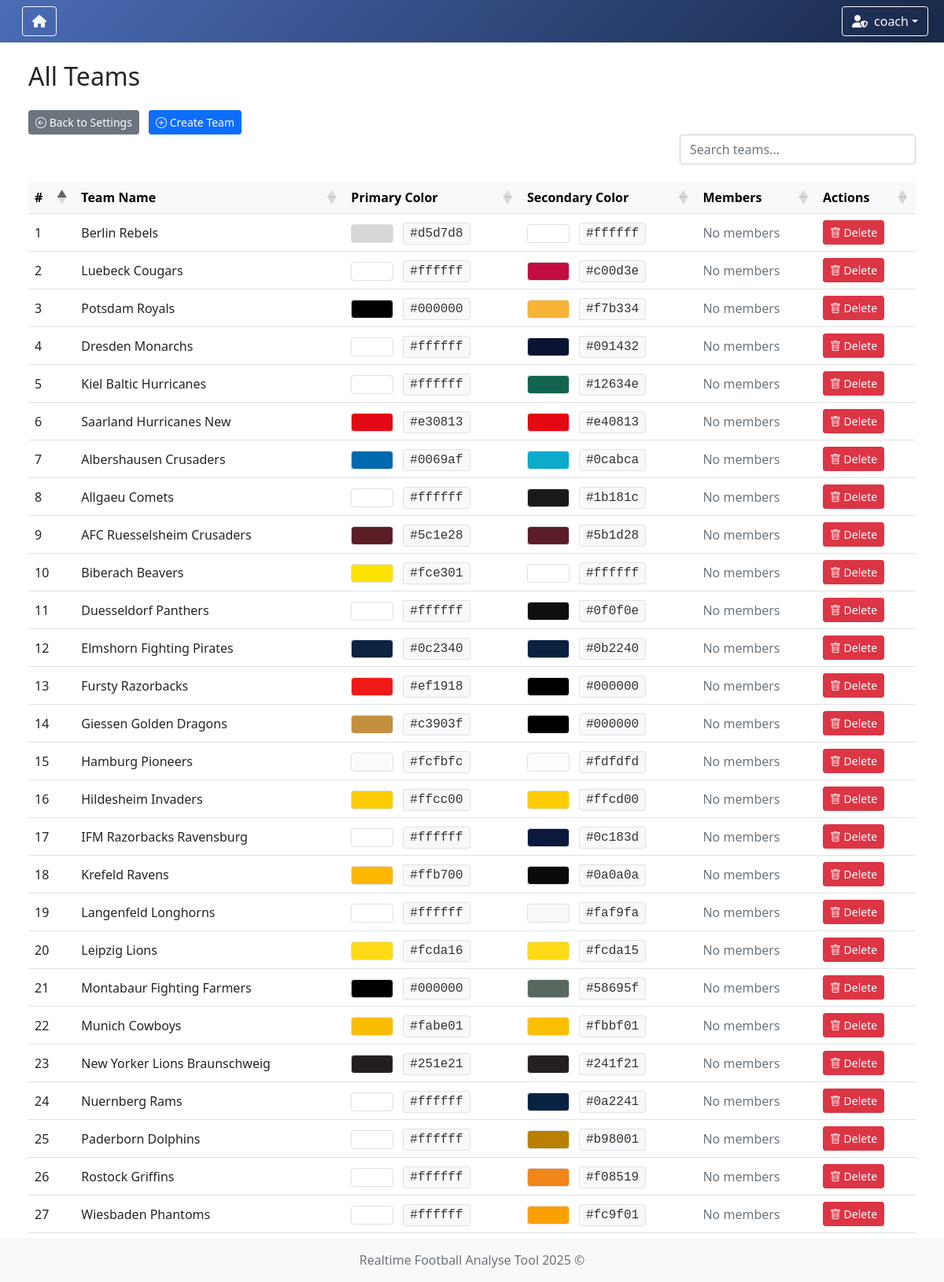
Before: /team/list (signed in) with the older database file.
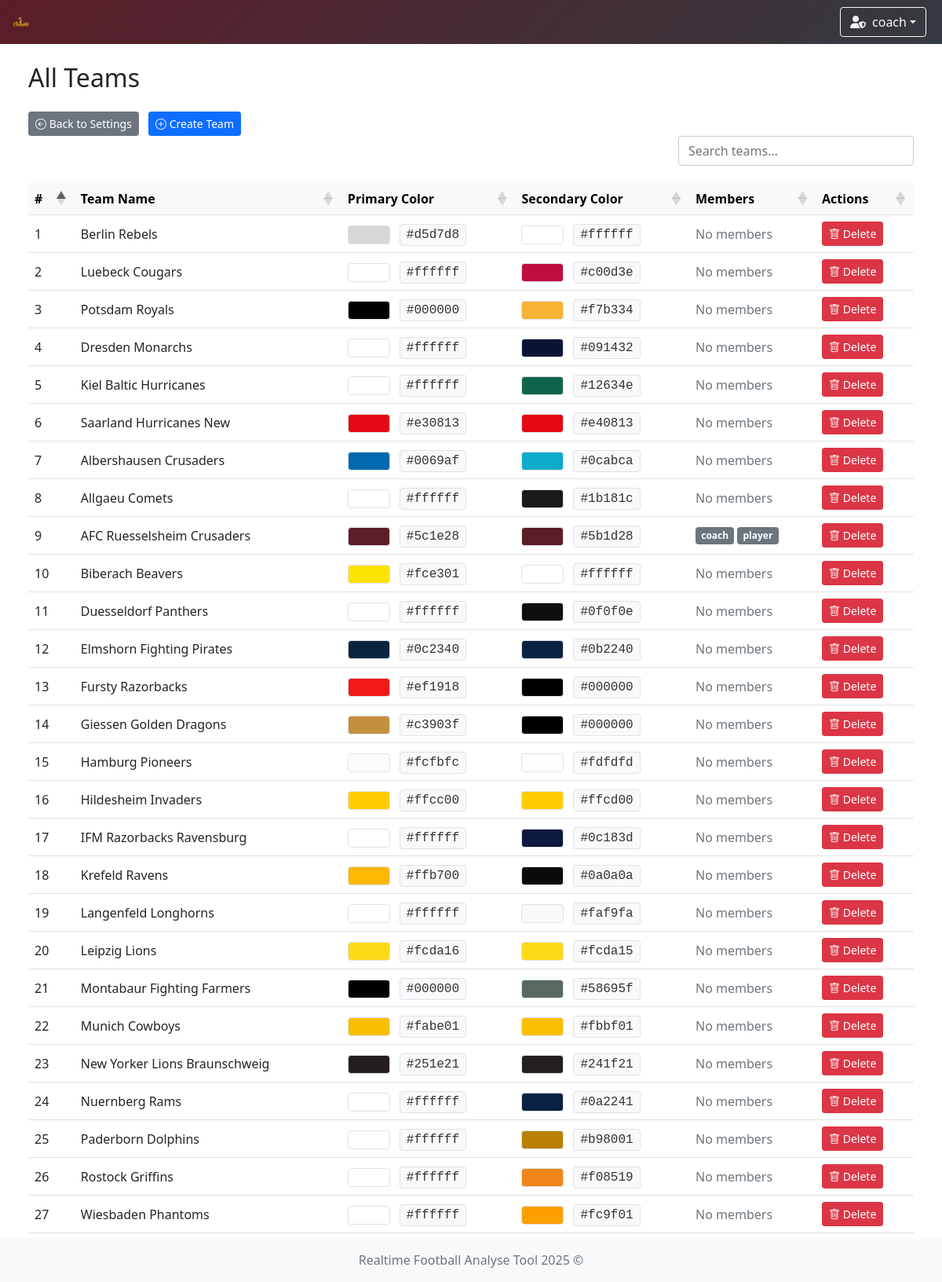
After: the same page with the newer database file.
### app/models/user.py (models this page shows)
class UserModel(db.Model, UserMixin):
    __tablename__ = 'user'
    id = db.Column(db.Integer, primary_key=True)
    username = db.Column(db.String(80), unique=True, nullable=False)
    password = db.Column(db.String(120), nullable=False)
    role = db.Column(db.String(10), nullable=False, default='user')
    team_id = db.Column(db.Integer, db.ForeignKey('teams.id'))
    team = db.relationship('TeamModel', backref='users')

### app/models/team.py (models this page shows)
class TeamModel(db.Model):
    __tablename__ = 'teams'
    id = db.Column(db.Integer, primary_key=True)
    name = db.Column(db.String(100), nullable=False, unique=True)  # prevent duplicate team names
    icon = db.Column(db.String(300), nullable=False)  # longer path for future-proofing
    primary_color = db.Column(db.String(20), nullable=False)
    secondary_color = db.Column(db.String(20), nullable=False)

### app/controllers/team.py (the view)
@team_bp.route('/list')
def list_all_teams():
    teams = TeamModel.query.all()
    team_ids = [team.id for team in teams]
    if not team_ids:
        return render_template('team/show_teams.html', teams=[], team_members={})
    users = UserModel.query.filter(UserModel.team_id.in_(team_ids)).all()
    team_members = {}
    for user in users:
        team_members.setdefault(user.team_id, []).append(user)
    return render_template(
        'team/show_teams.html',
        teams=teams,
        team_members=team_members
    )

### app/controllers/user.py (called while the page is built)
    @staticmethod
    def load_user(user_id):
        return UserModel.query.get(int(user_id))

### run.py (called while the page is built)
    def _inject_context(self) -> None:
        @self.app.context_processor
        def inject_teams() -> dict:
            try:
                teams = TeamModel.query.all()
                return dict(teams=teams)
            except Exception as e:
                print(f"[!] Error injecting teams: {str(e)} ({type(e).__name__})")
                return dict(teams=[])

### app/templates/team/show_teams.html (shortened to what this page needs)
{% extends "system/base.html" %}
{% block content %}
<div class="container-fluid">
    <div class="row mb-4">
        <div class="col d-flex justify-content-between align-items-center">
            <h2 class="mb-0">All Teams</h2>
        </div>
    </div>
    <div>
        <a href="{{ url_for('settings') }}" class="btn btn-sm btn-secondary">
            <i class="bi bi-arrow-left-circle"></i> Back to Settings
        </a>
        {% if current_user.role == 'admin' %}
            <a href="{{ url_for('team.choose_creation_method') }}" class="btn btn-sm btn-primary">
                <i class="bi bi-plus-circle"></i> Create Team
            </a>
        {% endif %}
    </div>
    <div class="row mb-3">
        <div class="col d-flex justify-content-end">
            <input type="text" id="customSearch" class="form-control custom-search" placeholder="Search teams...">
        </div>
    </div>
    <div class="table-responsive">
        <table id="teamTable" class="table table-hover align-middle mb-0">
            <thead class="table-light">
            <tr>
                <th>#</th>
                <th>Team Name</th>
                <th>Primary Color</th>
                <th>Secondary Color</th>
                <th>Members</th>
                {% if current_user.role == 'admin' %}
                    <th>Actions</th>
                {% endif %}
            </tr>
            </thead>
            <tbody>
            {% if teams and teams|length > 0 %}
                {% for team in teams %}
                    <tr>
                        <td>{{ loop.index }}</td>
                        <td>{{ team.name }}</td>
                        <td>
                            {% set color = team.primary_color|lower %}
                            {% set badge_text_color = '#000' if color.startswith('#fff') or color == '' or color is none else '#fff' %}
                            <span class="badge border" style="background-color: {{ team.primary_color }}; color: {{ badge_text_color }};">
                            </span>
                            <span class="ms-2 px-2 py-1 border rounded" style="background-color: #f8f9fa; color: #333; font-family: monospace;">
                                {{ team.primary_color }}
                            </span>
                        </td>
                        <td>
                            {% set sec = team.secondary_color|lower %}
                            {% set sec_text = '#000' if sec.startswith('#fff') or sec == '' or sec is none else '#fff' %}
                            <span class="badge border" style="background-color: {{ team.secondary_color }}; color: {{ sec_text }};">
                            </span>
                            <span class="ms-2 px-2 py-1 border rounded" style="background-color: #f8f9fa; color: #333; font-family: monospace;">
                                {{ team.secondary_color }}
                            </span>
                        </td>
                        <td>
                            {% set members = team_members.get(team.id, []) %}
                            {% if members %}
                                <div class="d-flex flex-wrap gap-1">
                                    {% for user in members %}
                                        <span class="badge bg-secondary">{{ user.username }}</span>
                                    {% endfor %}
                                </div>
                            {% else %}
                                <span class="text-muted">No members</span>
                            {% endif %}
                        </td>
                        {% if current_user.role == 'admin' %}
                            <td>
                                <button type="button" class="btn btn-danger btn-sm"
                                        data-bs-toggle="modal"
                                        data-bs-target="#deleteModal"
                                        data-team-id="{{ team.id }}"
                                        data-team-name="{{ team.name }}">
                                    <i class="bi bi-trash"></i> Delete
                                </button>
                            </td>
                        {% endif %}
                    </tr>
                {% endfor %}
            {% endif %}
            </tbody>
        </table>
    </div>
</div>
{% endblock %}

### app/templates/system/base.html (shortened to what this page needs)
<!DOCTYPE html>
<html lang="en">
<head>
    <link href="https://cdn.jsdelivr.net/npm/bootstrap@5.1.3/dist/css/bootstrap.min.css" rel="stylesheet"/>
    <link rel="stylesheet" href="https://cdn.jsdelivr.net/npm/bootstrap-icons@1.11.3/font/bootstrap-icons.css"/>
    <link rel="stylesheet" href="https://cdnjs.cloudflare.com/ajax/libs/font-awesome/6.5.0/css/all.min.css"/>
    <link href="https://cdn.jsdelivr.net/npm/select2@4.1.0-rc.0/dist/css/select2.min.css" rel="stylesheet"/>
    <link href="https://cdn.jsdelivr.net/npm/select2-bootstrap-5-theme@1.3.0/dist/select2-bootstrap-5-theme.min.css"
          rel="stylesheet"/>
    <link href="https://cdn.datatables.net/1.13.6/css/dataTables.bootstrap5.min.css" rel="stylesheet"/>
    <link rel="stylesheet" href="https://cdn.datatables.net/fixedcolumns/4.3.0/css/fixedColumns.bootstrap5.min.css">
    <link rel="stylesheet" href="{{ url_for('static', filename='styles.css') }}"/>
</head>
<body class="{% block body_class %}{% endblock %}">
{% if current_user.is_authenticated %}
    {% set ns = namespace(navbar_color='background: linear-gradient(135deg, #4b6cb7, #182848);', team_found=False) %}
    {% if current_user.team %}
        {% set ns.navbar_color = 'background: linear-gradient(135deg, ' ~ current_user.team.secondary_color ~ ', #343a40);' %}
        {% set ns.team_found = True %}
    {% endif %}
    <nav class="navbar navbar-expand-lg navbar-dark" style="{{ ns.navbar_color }}">
        <div class="container-fluid position-relative">
            <a class="navbar-brand d-flex align-items-center" href="{{ url_for('index') }}">
                {% if current_user.team and ns.team_found %}
                    <img class="team-logo" src="{{ current_user.team.icon }}" alt="{{ current_user.team.name }} logo"
                         style="height:30px; margin-right:8px;"/>
                {% else %}
                    <a href="{{ url_for('game_options') }}" class="btn btn-outline-light me-2" title="Home">
                        <i class="fas fa-home"></i>
                    </a>
                {% endif %}
            </a>
            <div class="ms-auto d-flex align-items-center">
                <div class="dropdown me-2">
                    <button class="btn btn-outline-light dropdown-toggle d-flex align-items-center" type="button"
                            id="userDropdown" data-bs-toggle="dropdown" aria-expanded="false">
                        {% if current_user.role == 'admin' %}
                            <i class="fas fa-user-shield me-2"></i>
                        {% else %}
                            <i class="fas fa-user me-2"></i>
                        {% endif %}
                        {{ current_user.username }}
                    </button>
                </div>
            </div>
        </div>
    </nav>
{% endif %}
<div class="content-wrapper">
    <div class="container-fluid mt-4 px-4">
        <div id="toast-container" class="toast-container position-fixed bottom-0 end-0 p-3" style="z-index: 1100;">
        </div>
        {% block content %}{% endblock %}
    </div>
</div>
<footer class="footer mt-auto py-3 bg-light">
    <div class="container text-center">
        <span class="text-muted">Realtime Football Analyse Tool 2025 ©</span>
    </div>
</footer>
</body>
</html>

### app/static/styles.css (style rules this page uses)
.navbar { transition: background-color 0.5s ease; }
.team-logo { animation: fadeIn 0.5s ease, pulse 1s ease-in-out; }
html, body { height: 100%; margin: 0; padding: 0; }
body { display: flex; flex-direction: column; min-height: 100vh; }
.content-wrapper { flex: 1 0 auto; }
.footer { flex-shrink: 0; background-color: #f8f9fa; padding: 1rem 0; margin-top: auto; }
.table-responsive { margin-top: 0 !important; overflow-x: auto; }
.btn + .btn { margin-left: 0.5rem; }
.table-responsive { overflow-x: auto; }
.table th, .table td { white-space: nowrap; padding: 0.5rem; }
.table thead th { background-color: #f8f9fa; font-weight: bold; }

### app/templates/team/show_teams.html (style rules this page uses)
.table-responsive { overflow-x: auto; }
.table th, .table td { white-space: nowrap; padding: 0.5rem; }
.custom-search { max-width: 300px; background-color: transparent; border: 1px solid #ccc; transition: border-color 0.3s ease; }
.badge { font-size: 0.75rem; padding: 0.4em 0.6em; }

Changed rows visible on the page:
changed TeamModel "AFC Ruesselsheim Crusaders": gains UserModel (username "player"); gains UserModel (username "coach"); no longer shows "No members"
